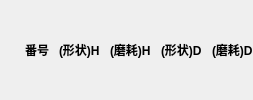
    <widget class="QWidget" name="widget_2" native="true">
     <property name="styleSheet">
      <string notr="true"/>
     </property>
     <layout class="QHBoxLayout" name="horizontalLayout_2" stretch="1,1,1,1,1">
      <property name="spacing">
       <number>0</number>
      </property>
      <property name="leftMargin">
       <number>0</number>
      </property>
      <property name="topMargin">
       <number>0</number>
      </property>
      <property name="rightMargin">
       <number>0</number>
      </property>
      <property name="bottomMargin">
       <number>0</number>
      </property>
      <item>
       <widget class="QLabel" name="label">
        <property name="font">
         <font>
          <weight>75</weight>
          <bold>true</bold>
         </font>
        </property>
        <property name="styleSheet">
         <string notr="true">border-left: 2px solid white;</string>
        </property>
        <property name="text">
         <string>番号</string>
        </property>
        <property name="alignment">
         <set>Qt::AlignLeading|Qt::AlignLeft|Qt::AlignVCenter</set>
        </property>
        <property name="indent">
         <number>25</number>
        </property>
       </widget>
      </item>
      <item>
       <widget class="QLabel" name="label_4">
        <property name="font">
         <font>
          <weight>75</weight>
          <bold>true</bold>
         </font>
        </property>
        <property name="styleSheet">
         <string notr="true"/>
        </property>
        <property name="text">
         <string>(形状)H</string>
        </property>
        <property name="alignment">
         <set>Qt::AlignLeading|Qt::AlignLeft|Qt::AlignVCenter</set>
        </property>
        <property name="indent">
         <number>10</number>
        </property>
       </widget>
      </item>
      <item>
       <widget class="QLabel" name="label_2">
        <property name="font">
         <font>
          <weight>75</weight>
          <bold>true</bold>
         </font>
        </property>
        <property name="styleSheet">
         <string notr="true"/>
        </property>
        <property name="text">
         <string>(磨耗)H</string>
        </property>
        <property name="indent">
         <number>10</number>
        </property>
       </widget>
      </item>
      <item>
       <widget class="QLabel" name="label_5">
        <property name="font">
         <font>
          <weight>75</weight>
          <bold>true</bold>
         </font>
        </property>
        <property name="styleSheet">
         <string notr="true"/>
        </property>
        <property name="text">
         <string>(形状)D</string>
        </property>
        <property name="indent">
         <number>10</number>
        </property>
       </widget>
      </item>
      <item>
       <widget class="QLabel" name="label_3">
        <property name="font">
         <font>
          <weight>75</weight>
          <bold>true</bold>
         </font>
        </property>
        <property name="styleSheet">
         <string notr="true">border-right: 2px solid rgb(140,140,140);</string>
        </property>
        <property name="text">
         <string>(磨耗)D</string>
        </property>
        <property name="indent">
         <number>10</number>
        </property>
       </widget>
      </item>
     </layout>
    </widget>
